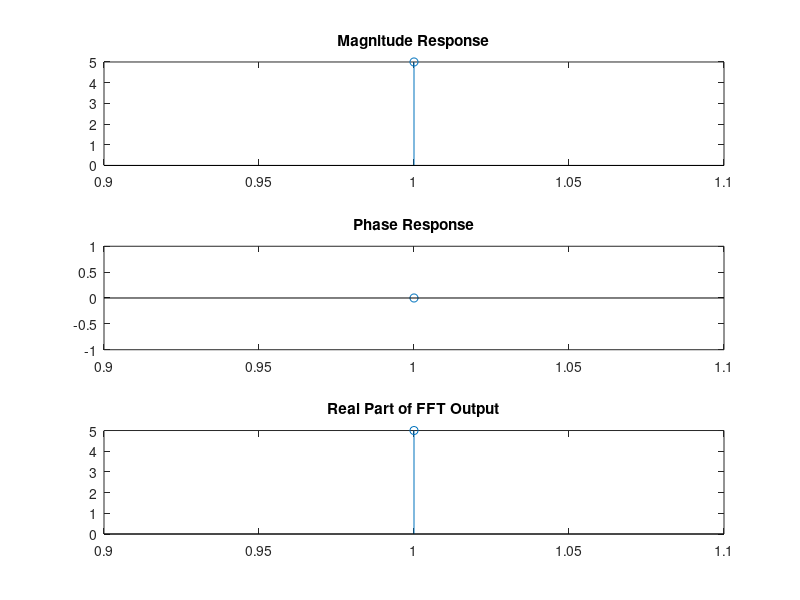

MATLAB code for this plot:
clc;
clear;

x = input("Enter a input sequence: ");
n = length(x);

% Check if length is power of 2
if log2(n) ~= floor(log2(n))
    error('Input sequence length must be a power of 2.');
end

stages = log2(n);

% DIF FFT algorithm
for s = stages:-1:1
    m = 2^s;           % size of each group
    half = m/2;        
    w = exp(-2j*pi/m); % twiddle base
    for k = 1:m:n
        for j = 0:half-1
            u = x(k+j);
            v = x(k+j+half);
            x(k+j)       = u + v;
            x(k+j+half)  = (u - v) * (w^j);  % FIXED
        end
    end
end

% Bit reversal
x = bitrevorder(x);

disp("DIF FFT Output:");
disp(x);

% Plot responses
subplot(3,1,1);
stem(abs(x));
title("Magnitude Response");

subplot(3,1,2);
stem(angle(x));
title("Phase Response");

subplot(3,1,3);
stem(real(x));
title("Real Part of FFT Output");
